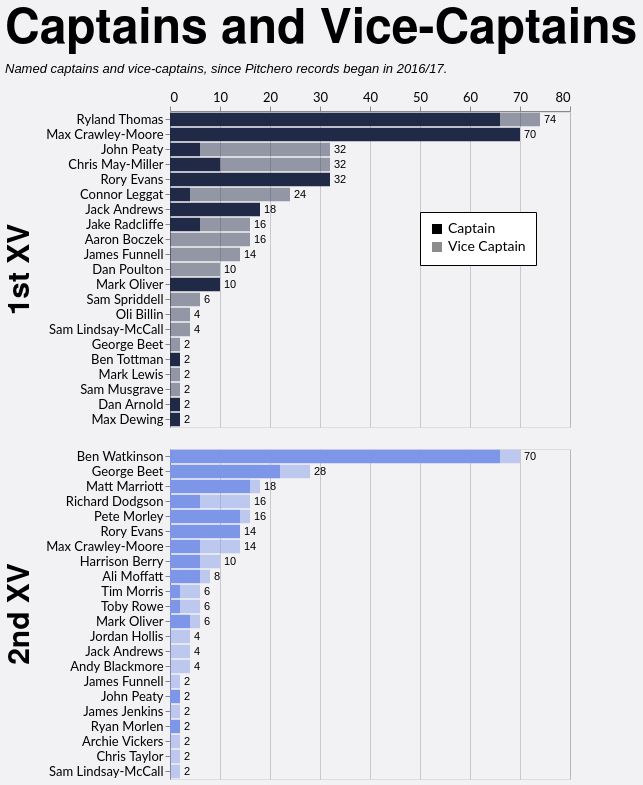

Source (Vega-Lite JSON):
### Vega-Lite specification from a JSON file in a GitHub repository (floating-point values rounded to 4 significant figures; data arrays with more than 128 entries replaced by an {"elided": "..."} marker saying what was removed)
{"config": {"axis": {"labelFont": "Lato, sans-serif", "titleFont": "PT Sans Narrow, Helvetica Neue, Helvetica, Arial, sans-serif", "labelFontSize": 13, "titleFontSize": 24, "gridColor": "#202947", "gridOpacity": 0.2}, "header": {"labelFont": "PT Sans Narrow, Helvetica Neue, Helvetica, Arial, sans-serif", "titleFont": "PT Sans Narrow, Helvetica Neue, Helvetica, Arial, sans-serif", "labelFontSize": 24, "titleFontSize": 28, "labelFontWeight": "bold", "orient": "left"}, "legend": {"labelFont": "Lato, sans-serif", "titleFont": "PT Sans Narrow, Helvetica Neue, Helvetica, Arial, sans-serif", "labelFontSize": 14, "titleFontSize": 16, "titlePadding": 5, "fillColor": "white", "strokeColor": "black", "padding": 10, "titleFontWeight": "lighter", "titleFontStyle": "italic", "titleColor": "gray", "offset": 10}, "title": {"font": "PT Sans Narrow, Helvetica Neue, Helvetica, Arial, sans-serif", "fontSize": 48, "fontWeight": "bold", "anchor": "start", "align": "center", "titlePadding": 20, "subtitlePadding": 10, "subtitleFontSize": 13, "subtitleColor": "", "subtitleFontStyle": "italic", "offset": 15, "color": "black"}, "axisX": {"labelAngle": 0}, "facet": {"title": null, "header": null, "align": {"row": "each", "column": "each"}}, "resolve": {"scale": {"y": "independent", "facet": "independent"}}, "background": "#f2f1f4"}, "data": {"name": "data-31b5fefe8939582fafb79a436a03051d"}, "facet": {"row": {"field": "squad", "header": {"labelExpr": "datum.value + ' XV'", "labelFontSize": 30, "title": null}, "sort": ["1st", "2nd"], "title": null, "type": "nominal"}}, "spec": {"layer": [{"mark": {"type": "bar"}, "encoding": {"color": {"field": "squad", "legend": null, "scale": {"domain": ["1st", "2nd"], "range": ["#202946", "#7d96e8"]}, "sort": ["1st", "2nd"], "type": "nominal"}, "opacity": {"field": "role", "legend": {"legendX": 250, "legendY": 100, "orient": "none", "title": null}, "scale": {"domain": ["Captain", "Vice Captain"], "range": [1.0, 0.45]}, "sort": ["Captain", "Vice Captain"], "type": "nominal"}, "order": {"field": "stack_order", "sort": "ascending", "type": "quantitative"}, "tooltip": [{"field": "player", "title": "Player", "type": "nominal"}, {"field": "squad", "title": "Squad", "type": "nominal"}, {"field": "role", "title": "Role", "type": "nominal"}, {"field": "games_agg", "title": "Games", "type": "quantitative"}], "x": {"axis": {"orient": "top", "title": null}, "field": "x0", "type": "quantitative"}, "x2": {"field": "x2"}, "y": {"field": "player", "sort": {"field": "sort_total", "order": "descending"}, "title": null, "type": "nominal"}}, "transform": [{"aggregate": [{"op": "sum", "field": "games", "as": "games_agg"}, {"op": "max", "field": "sort_total", "as": "sort_total"}], "groupby": ["player", "squad", "role", "stack_order"]}, {"window": [{"op": "sum", "field": "games_agg", "as": "x2"}], "frame": [null, 0], "groupby": ["player", "squad"], "sort": [{"field": "stack_order", "order": "ascending"}]}, {"calculate": "datum.x2 - datum.games_agg", "as": "x0"}]}, {"mark": {"type": "text", "align": "left", "baseline": "middle", "color": "black", "dx": 4, "fontSize": 11}, "encoding": {"text": {"field": "total_games", "format": ".0f", "type": "quantitative"}, "x": {"axis": {"orient": "top", "title": null}, "field": "total_games", "type": "quantitative"}, "y": {"field": "player", "sort": {"field": "sort_total", "order": "descending"}, "title": null, "type": "nominal"}}, "transform": [{"aggregate": [{"op": "sum", "field": "games", "as": "total_games"}, {"op": "max", "field": "sort_total", "as": "sort_total"}], "groupby": ["player", "squad"]}]}], "height": {"step": 15}, "width": 400}, "resolve": {"scale": {"y": "independent"}}, "title": {"text": "Captains and Vice-Captains", "subtitle": "Named captains and vice-captains, since Pitchero records began in 2016/17."}, "$schema": "https://vega.github.io/schema/vega-lite/v5.20.1.json", "datasets": {"data-31b5fefe8939582fafb79a436a03051d": {"elided": "199 records"}}}
